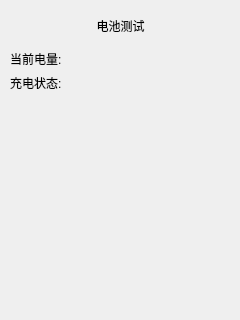
<?xml version="1.0" encoding="UTF-8"?>
<ui version="4.0">
 <class>DialogBatteryTest</class>
 <widget class="QDialog" name="DialogBatteryTest">
  <property name="geometry">
   <rect>
    <x>0</x>
    <y>0</y>
    <width>240</width>
    <height>320</height>
   </rect>
  </property>
  <property name="windowTitle">
   <string>Dialog</string>
  </property>
  <widget class="QWidget" name="horizontalLayoutWidget">
   <property name="geometry">
    <rect>
     <x>10</x>
     <y>10</y>
     <width>221</width>
     <height>31</height>
    </rect>
   </property>
   <layout class="QHBoxLayout" name="horizontalLayout">
    <item>
     <widget class="QLabel" name="label">
      <property name="text">
       <string>电池测试</string>
      </property>
      <property name="alignment">
       <set>Qt::AlignCenter</set>
      </property>
     </widget>
    </item>
   </layout>
  </widget>
  <widget class="QWidget" name="gridLayoutWidget">
   <property name="geometry">
    <rect>
     <x>10</x>
     <y>50</y>
     <width>221</width>
     <height>41</height>
    </rect>
   </property>
   <layout class="QGridLayout" name="gridLayout">
    <item row="0" column="0">
     <widget class="QLabel" name="label_2">
      <property name="text">
       <string>当前电量:</string>
      </property>
     </widget>
    </item>
    <item row="0" column="1">
     <widget class="QLabel" name="label_CurrentBattery">
      <property name="text">
       <string/>
      </property>
     </widget>
    </item>
    <item row="1" column="0">
     <widget class="QLabel" name="label_3">
      <property name="text">
       <string>充电状态:</string>
      </property>
     </widget>
    </item>
    <item row="1" column="1">
     <widget class="QLabel" name="label_ChargingStatus">
      <property name="text">
       <string/>
      </property>
     </widget>
    </item>
   </layout>
  </widget>
 </widget>
 <resources/>
 <connections/>
</ui>
